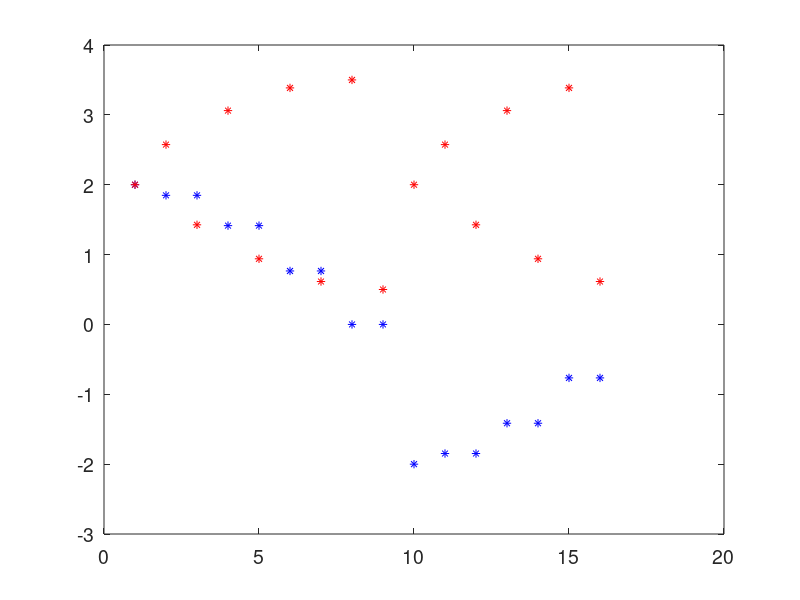
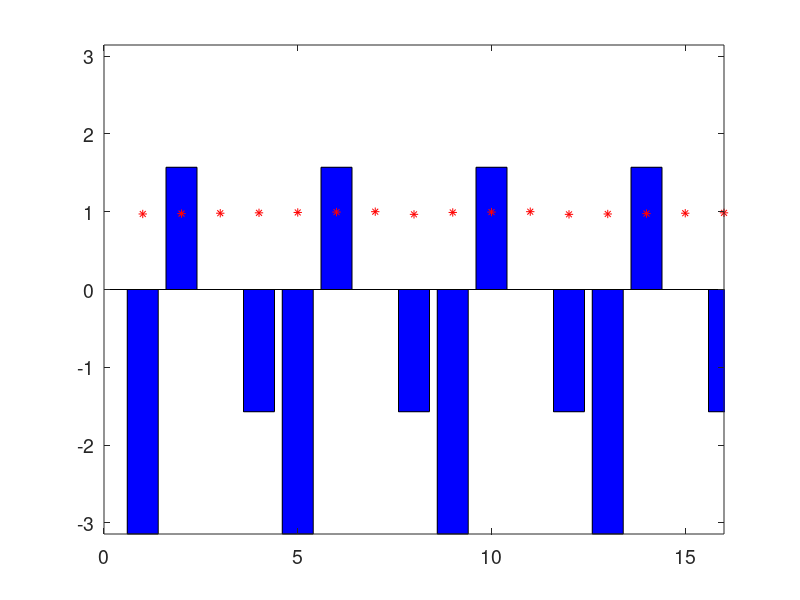

Source code (MATLAB) for these figures, in order: (Note: this script raises an error after producing the figures.)
clc
clear all
close all
Nd = 15; 
t = 1; 
h = - 0.02;
k1 = exp(h); 
k2 = exp(-h); 
g = k1 - k2;

Nr = (Nd + 1)/4;
F0 = sparse(zeros(Nr, Nr));
E1 = sparse(fliplr(diag([k2 0 0 k1])));
E2 = sparse(fliplr(diag([0 k1 k2 0])));
E2_ = sparse(fliplr(diag([0 k1 k2 0])));
E3 = sparse(fliplr(diag([k2 0 0 k1])));

D1 = diag(-g*1i*ones(1,Nr)) + diag(k1*ones(1,Nr-1), 1) + diag(k2*ones(1,Nr-1), -1);
D2 = diag(-g*1i*ones(1,Nr)) + diag([k1 0 k2], 1) + diag([k2 0 k1], -1);
D3 = diag(-g*1i*ones(1,Nr)) + diag([k1 0 k2], 1) + diag([k2 0 k1], -1);
D4 = diag(-g*1i*ones(1,Nr)) + diag(k1*ones(1,Nr-1), 1) + diag(k2*ones(1,Nr-1), -1);

H = sparse([D1 E1 F0 F0;
            E1 D2 E2 F0;
            F0 E2_ D3 E3;
            F0 F0 E3 D4]);

% H = sparse([D1 E1;
%             E1 D1;
%             ]);

[V, A] = eig(full(H));
lam = diag(A);
% [~, idx] = sort(real(lam));
% lam1 = lam(idx);
figure
plot(real(lam),'b*')
hold on
plot(imag(lam)*50,'r*')
set(gcf, 'Position', [00, 00, 350, 300])
% axis([0 Nd + 1 -2.5 2.5])
set(gca,'FontSize', 14) % Font Size
Lasing = find(imag(diag(V)) > 0);
Lasing=8

bn = 8
figure
bar(angle(V(:,bn)),'b')
hold on
plot(abs(V(:,bn))/max(abs(V(:,bn))),'r*')
set(gcf, 'Position', [00, 00, 350, 300])
set(gca,'FontSize', 14) % Font Size
axis([0 Nd + 1 -pi pi])


Intensity = abs(V(:, Lasing)) .* abs(V(:, Lasing));
Intensity = Intensity ./ max(Intensity);
Phase = angle(V(:, Lasing));
Nall = sqrt(Nd+1);
for k = 1:1:Nall

    if mod(k, 2)
        RT(k, :) = Intensity((k - 1) * Nall + (1:Nall));
    else
        RT(k, :) = fliplr(Intensity((k - 1) * Nall + (1:Nall))');
    end

end

for k = 1:1:Nall

    if mod(k, 2)
        RA(k, :) = Phase((k - 1) * Nall + (1:Nall));
    else
        RA(k, :) = fliplr(Phase((k - 1) * Nall + (1:Nall))');
    end

end

plotring(RT, [0 1.2]);
set(gcf, 'Position', [00, 00, 400, 300]);
set(gca, 'FontSize', 14);

figure;
imagesc(RA);
colormap([0.5 0.5 0.5; 0 1 1; 0 1 0; 1 0.5 0; 0.5 0.5 0.5]);
colorbar;
set(gcf, 'Position', [00, 00, 400, 300]);
set(gca, 'FontSize', 14);
